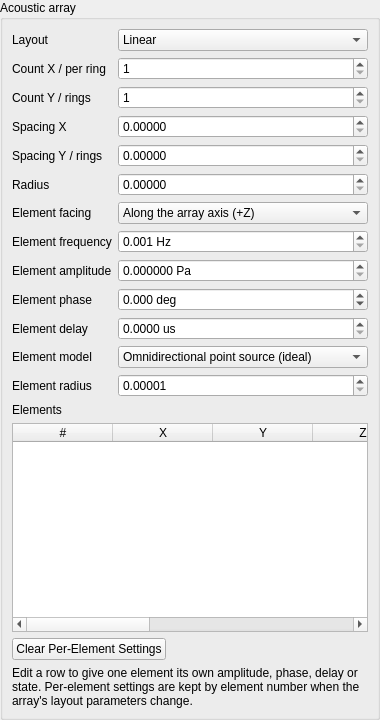
<?xml version="1.0" encoding="UTF-8"?>
<ui version="4.0">
 <class>ArrayEditor</class>
 <widget class="QWidget" name="ArrayEditor">
  <property name="geometry"><rect><x>0</x><y>0</y><width>360</width><height>720</height></rect></property>
  
  <layout class="QVBoxLayout" name="outerLayout"><property name="leftMargin"><number>0</number></property><property name="topMargin"><number>0</number></property><property name="rightMargin"><number>0</number></property><property name="bottomMargin"><number>0</number></property><item><widget class="QGroupBox" name="arrayGroup"><property name="title"><string>Acoustic array</string></property><layout class="QVBoxLayout" name="arrayLayout"><item><layout class="QFormLayout" name="arrayForm"><item row="0" column="0"><widget class="QLabel" name="arrayFormLabel0"><property name="text"><string>Layout</string></property></widget></item><item row="0" column="1"><widget class="QComboBox" name="layoutCombo"><item><property name="text"><string>Linear</string></property></item><item><property name="text"><string>Rectangular planar</string></property></item><item><property name="text"><string>Circular</string></property></item><item><property name="text"><string>Cylindrical</string></property></item><item><property name="text"><string>Spherical</string></property></item><item><property name="text"><string>Custom positions</string></property></item></widget></item><item row="1" column="0"><widget class="QLabel" name="arrayFormLabel1"><property name="text"><string>Count X / per ring</string></property></widget></item><item row="1" column="1"><widget class="QSpinBox" name="countXSpin"><property name="keyboardTracking"><bool>false</bool></property><property name="minimum"><number>1</number></property><property name="maximum"><number>100000</number></property></widget></item><item row="2" column="0"><widget class="QLabel" name="arrayFormLabel2"><property name="text"><string>Count Y / rings</string></property></widget></item><item row="2" column="1"><widget class="QSpinBox" name="countYSpin"><property name="keyboardTracking"><bool>false</bool></property><property name="minimum"><number>1</number></property><property name="maximum"><number>100000</number></property></widget></item><item row="3" column="0"><widget class="QLabel" name="arrayFormLabel3"><property name="text"><string>Spacing X</string></property></widget></item><item row="3" column="1"><widget class="QDoubleSpinBox" name="spacingXSpin"><property name="keyboardTracking"><bool>false</bool></property><property name="decimals"><number>5</number></property><property name="minimum"><double>1e-06</double></property><property name="maximum"><double>1000000.0</double></property><property name="singleStep"><double>0.1</double></property></widget></item><item row="4" column="0"><widget class="QLabel" name="arrayFormLabel4"><property name="text"><string>Spacing Y / rings</string></property></widget></item><item row="4" column="1"><widget class="QDoubleSpinBox" name="spacingYSpin"><property name="keyboardTracking"><bool>false</bool></property><property name="decimals"><number>5</number></property><property name="minimum"><double>1e-06</double></property><property name="maximum"><double>1000000.0</double></property><property name="singleStep"><double>0.1</double></property></widget></item><item row="5" column="0"><widget class="QLabel" name="arrayFormLabel5"><property name="text"><string>Radius</string></property></widget></item><item row="5" column="1"><widget class="QDoubleSpinBox" name="radiusSpin"><property name="keyboardTracking"><bool>false</bool></property><property name="decimals"><number>5</number></property><property name="minimum"><double>1e-06</double></property><property name="maximum"><double>1000000.0</double></property><property name="singleStep"><double>0.1</double></property></widget></item><item row="6" column="0"><widget class="QLabel" name="arrayFormLabel6"><property name="text"><string>Element facing</string></property></widget></item><item row="6" column="1"><widget class="QComboBox" name="facingCombo"><item><property name="text"><string>Along the array axis (+Z)</string></property></item><item><property name="text"><string>Outward</string></property></item><item><property name="text"><string>Inward</string></property></item></widget></item><item row="7" column="0"><widget class="QLabel" name="arrayFormLabel7"><property name="text"><string>Element frequency</string></property></widget></item><item row="7" column="1"><widget class="QDoubleSpinBox" name="frequencySpin"><property name="keyboardTracking"><bool>false</bool></property><property name="decimals"><number>3</number></property><property name="minimum"><double>0.001</double></property><property name="maximum"><double>1000000000.0</double></property><property name="singleStep"><double>1000</double></property><property name="suffix"><string> Hz</string></property></widget></item><item row="8" column="0"><widget class="QLabel" name="arrayFormLabel8"><property name="text"><string>Element amplitude</string></property></widget></item><item row="8" column="1"><widget class="QDoubleSpinBox" name="amplitudeSpin"><property name="keyboardTracking"><bool>false</bool></property><property name="decimals"><number>6</number></property><property name="minimum"><double>0</double></property><property name="maximum"><double>1000000000.0</double></property><property name="singleStep"><double>0.1</double></property><property name="suffix"><string> Pa</string></property></widget></item><item row="9" column="0"><widget class="QLabel" name="arrayFormLabel9"><property name="text"><string>Element phase</string></property></widget></item><item row="9" column="1"><widget class="QDoubleSpinBox" name="phaseSpin"><property name="keyboardTracking"><bool>false</bool></property><property name="decimals"><number>3</number></property><property name="minimum"><double>-36000</double></property><property name="maximum"><double>36000</double></property><property name="singleStep"><double>5</double></property><property name="suffix"><string> deg</string></property></widget></item><item row="10" column="0"><widget class="QLabel" name="arrayFormLabel10"><property name="text"><string>Element delay</string></property></widget></item><item row="10" column="1"><widget class="QDoubleSpinBox" name="delaySpin"><property name="keyboardTracking"><bool>false</bool></property><property name="decimals"><number>4</number></property><property name="minimum"><double>0</double></property><property name="maximum"><double>1000000000.0</double></property><property name="singleStep"><double>1</double></property><property name="suffix"><string> us</string></property></widget></item><item row="11" column="0"><widget class="QLabel" name="arrayFormLabel11"><property name="text"><string>Element model</string></property></widget></item><item row="11" column="1"><widget class="QComboBox" name="directivityCombo"><item><property name="text"><string>Omnidirectional point source (ideal)</string></property></item><item><property name="text"><string>Cardioid family (directional point source)</string></property></item><item><property name="text"><string>Baffled circular piston (approximation)</string></property></item></widget></item><item row="12" column="0"><widget class="QLabel" name="arrayFormLabel12"><property name="text"><string>Element radius</string></property></widget></item><item row="12" column="1"><widget class="QDoubleSpinBox" name="elementRadiusSpin"><property name="keyboardTracking"><bool>false</bool></property><property name="decimals"><number>5</number></property><property name="minimum"><double>1e-05</double></property><property name="maximum"><double>1000000.0</double></property><property name="singleStep"><double>0.1</double></property></widget></item></layout></item><item><widget class="QLabel" name="elementsLabel"><property name="text"><string>Elements</string></property></widget></item><item><widget class="QTableWidget" name="elementTable"><property name="alternatingRowColors"><bool>true</bool></property><property name="selectionBehavior"><enum>QAbstractItemView::SelectRows</enum></property><attribute name="horizontalHeaderStretchLastSection"><bool>true</bool></attribute><attribute name="verticalHeaderVisible"><bool>false</bool></attribute><column><property name="text"><string>#</string></property></column><column><property name="text"><string>X</string></property></column><column><property name="text"><string>Y</string></property></column><column><property name="text"><string>Z</string></property></column><column><property name="text"><string>Amplitude (Pa)</string></property></column><column><property name="text"><string>Phase (deg)</string></property></column><column><property name="text"><string>Delay (us)</string></property></column><column><property name="text"><string>Active</string></property></column></widget></item><item><layout class="QHBoxLayout" name="arrayButtons"><item><widget class="QPushButton" name="clearOverridesButton"><property name="text"><string>Clear Per-Element Settings</string></property></widget></item><item><spacer name="arrayButtonsSpacer"><property name="orientation"><enum>Qt::Horizontal</enum></property><property name="sizeHint" stdset="0"><size><width>20</width><height>10</height></size></property></spacer></item></layout></item><item><widget class="QLabel" name="arrayNote"><property name="text"><string>Edit a row to give one element its own amplitude, phase, delay or state. Per-element settings are kept by element number when the array's layout parameters change.</string></property><property name="wordWrap"><bool>true</bool></property></widget></item></layout></widget></item></layout>
 </widget>
 <resources/>
 <connections/>
</ui>
